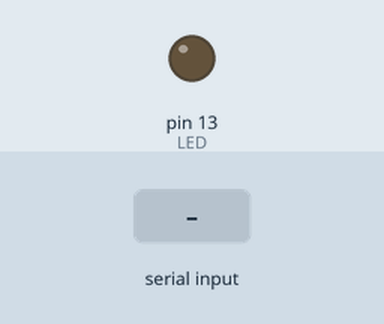
Simulated run of this sketch. Board: Arduino Uno, built with avr-gcc and run on an emulated ATmega328P. Shown: output pins drawn as LEDs (lit = HIGH). The inputs (shaded band) are chosen by the test bench.

Above: at 1.2 s.
1.3 s: "ON\n" received over Serial
At 1.8 s:
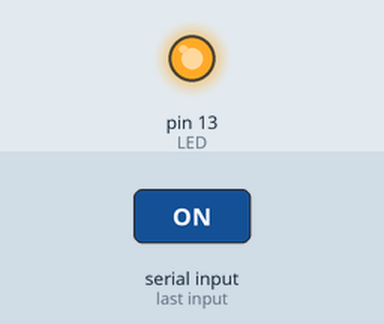
2.8 s: "OFF\n" received over Serial
At 4.2 s:
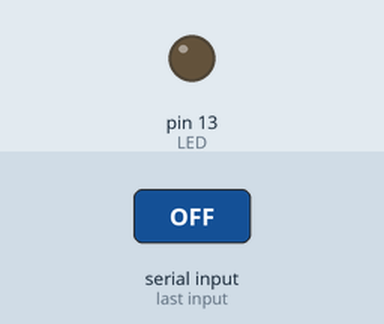
Timing chart, 0 to 5.8 s (numbered marks = the images above; inputs shaded):
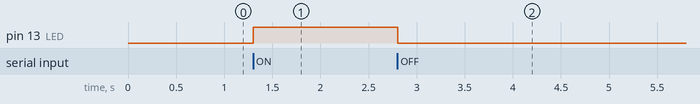

The sketch:

07_led_bluetooth_hc05.ino
```cpp
/*
Projeto: Controle de LED via Bluetooth (HC-05)

O que será usado neste projeto:
  - Arduino UNO
  - Módulo Bluetooth HC-05
  - LED + resistor
  - Divisor de tensão para RX do HC-05

Conexões (pinos sugeridos):
  - HC-05 TX -> Arduino RX (D0)
  - HC-05 RX -> Arduino TX (D1) via divisor de tensão
  - LED -> D13
*/
const int LED = 13;

void setup(){
  pinMode(LED, OUTPUT);
  digitalWrite(LED, LOW);
  Serial.begin(9600);
  // Observação: usar D0/D1 pode atrapalhar upload; desconecte HC-05 ao gravar.
}

void loop(){
  if (Serial.available()){
    String cmd = Serial.readStringUntil('\n');
    cmd.trim();
    if (cmd.equalsIgnoreCase("ON")) digitalWrite(LED, HIGH);
    else if (cmd.equalsIgnoreCase("OFF")) digitalWrite(LED, LOW);
  }
}
```

Measured:
- after the input at 1.3 s, pin 13 (LED): LOW → HIGH at once
- after the input at 2.8 s, pin 13 (LED): HIGH → LOW at once
